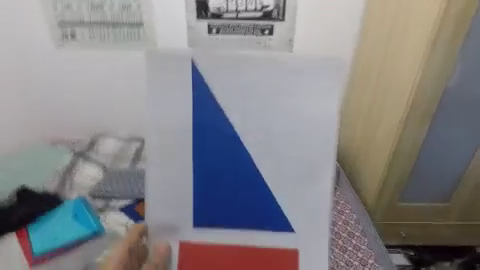
#> input picture frame 20 of archive/Test_Outside.mp4, 480 x 270 px
$ python Task1_Trial2.py   (older library calls are emulated)
#> lines starting #> are read from the running program, lines starting #| are printed output that depends on the picture; after the words box and inside, x2 and y2 are one past the last pixel; in counts of white or black regions, pixels touching at a corner belong together
#THIS ALGORITHM WORKS SIMILARLY AS THE 1ST BUT RATHER THAN COMPARING THE CONTOUR
#VALUES WITH A PARTICULAR VALUE, THIS COMPARES RED, GREEN AND BLUE WITH EACH OTHER
# AND THEN DETECTING SHAPES

import cv2
import numpy as np
from PIL import Image, ImageEnhance

# This detects each and every edge like even small shapes and declares them as either
# triangle or rectangle. So using the same algorithm cannot work in this case and that's why I ignore any area
# that is less than a certain value

# So what I did, I calculated all the areas and then ignored the ones smaller than
# a value and then run agains the same algorithm. This ensured that the last algorithm is still used


#cap=cv2.VideoCapture(0)
cap = cv2.VideoCapture('Test_Outside.mp4')

cap.set(3,320)
cap.set(4,240)
# If use an image, then not infinite loop and also use imread instead of Frame

scale=2
#HSV better than RGB, Each value in HSV are format, but in RGB these are dependent. V- Color Value, S - Satuation like intensity and H - hue -This dictates the color
# This function are responsible for filtering colour
lower_red=np.array([150,150,50])
upper_red=np.array([180,255,255])
# You can apply filters which literally just blurs the images, thus ignoring any distrurbances
lower_blue = np.array([110,50,50])
upper_blue = np.array([130,255,255])

lower_yellow=np.array([20, 100, 100])
upper_yellow=np.array([30, 255, 255])

def changeFrameColour(lower_value,upper_value):
    hsv=cv2.cvtColor(frame,cv2.COLOR_BGR2HSV)
    mask=cv2.inRange(hsv,lower_value,upper_value)
    res=cv2.bitwise_and(frame,frame,mask=mask)
    median_value=cv2.medianBlur(res,15)
    return median_value

def areaCalculate(median_value):
    edges=cv2.Canny(median_value,100,200)
    canny2, contours, hierarchy = cv2.findContours(edges,cv2.RETR_EXTERNAL,cv2.CHAIN_APPROX_SIMPLE)

    for plc,contour in enumerate(contours):
        area=cv2.contourArea(contour)
        return area
    if('area' not in locals()):
        return 0

def shapeIdentifier(median_value,name_tri,name_rectangle):
        edges=cv2.Canny(median_value,100,200)
        canny2, contours, hierarchy = cv2.findContours(edges,cv2.RETR_EXTERNAL,cv2.CHAIN_APPROX_SIMPLE)

        for i in range(0,len(contours)):
            #approximate the contour with accuracy proportional to
            #the contour perimeter
            approx = cv2.approxPolyDP(contours[i],cv2.arcLength(contours[i],True)*0.1,True)
            #Skip small or non-convex objects
            if(abs(cv2.contourArea(contours[i]))<200 or not(cv2.isContourConvex(approx))):
                continue

            #triangle
            if(len(approx)<=3):
                x,y,w,h = cv2.boundingRect(contours[i])
                cv2.putText(frame,name_tri,(x,y),cv2.FONT_HERSHEY_SIMPLEX,scale,(255,255,255),2,cv2.LINE_AA)
                cv2.rectangle(frame,(x,y),(x+w,y+h),(255,0,0),2)
                cv2.imshow('edges',edges)
                #cv2.imshow('m',median_value)
                print("TRIANGLE")

            elif(len(approx)>=4):
                vtc = len(approx)
                x,y,w,h = cv2.boundingRect(contours[i])
                #Rectangle
                if(vtc>=4):
                    cv2.putText(frame,name_rectangle,(x,y),cv2.FONT_HERSHEY_SIMPLEX,scale,(255,255,255),2,cv2.LINE_AA)
                    cv2.rectangle(frame,(x,y),(x+w,y+h),(255,0,0),2)
                    cv2.imshow('edges',edges)
            else:
                None

while True:
    _,frame=cap.read() #'_' is a value returned to this function, but we don't care about that value
#> frame is the input picture: shape (270, 480, 3); mean B, G, R 134.7, 131.8, 133.8

    if (frame.all()!=None):
        frame=Image.fromarray(frame)
        enhancer = ImageEnhance.Contrast(frame)

        factor =  1 #CHANG FOR CONTRAST
        image=enhancer.enhance(factor)
        #frame = np.array(image).reshape((image.height, image.width,3))

        enhancer=ImageEnhance.Brightness(image)

        factor =  1 #CHANGE FOR BRIGHTNESS
        image=enhancer.enhance(factor)
        frame = np.array(image).reshape((image.height, image.width,3))

        enhancer=ImageEnhance.Sharpness(image)
        factor =  1 #CHANGE FOR SHARPNESS
        image=enhancer.enhance(factor)
        frame = np.array(image).reshape((image.height, image.width,3))


        median_red=changeFrameColour(lower_red,upper_red)
#> in changeFrameColour, `hsv=cv2.cvtColor(frame,cv2.COLOR_BGR2HSV)`: hsv: shape (270, 480, 3); mean H, S, V 89.6, 47.2, 145.3
#> in changeFrameColour, `mask=cv2.inRange(hsv,lower_value,upper_value)`:
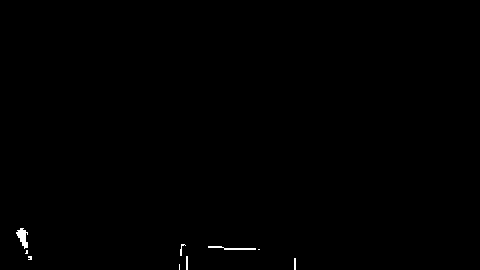
#> mask: shape (270, 480); 0.26% white; 9 white regions (4 under 20 px), largest, box (x1, y1, x2, y2) and area: (16, 228, 28, 249) 139, (208, 246, 256, 250) 94, (186, 256, 188, 270) 28, (180, 244, 186, 256) 25, (294, 258, 296, 270) 24
        area_red=areaCalculate(median_red)
#> in areaCalculate, `edges=cv2.Canny(median_value,100,200)`:
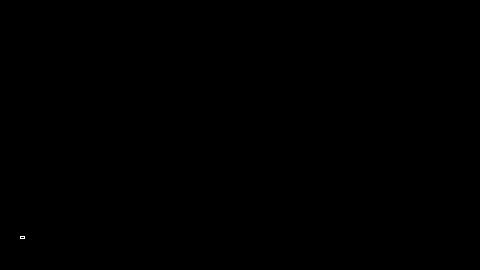
#> edges: shape (270, 480); 0.01% white in thin lines or dots, all inside (x1, y1, x2, y2) = (20, 236, 25, 239)
#> in areaCalculate, `canny2, contours, hierarchy = cv2.findContours(edges,cv2.RETR_EXTERNAL..`: contours = [[[20, 236], [20, 238], [24, 238], [24, 236]]]
#> the loop in areaCalculate, `for plc,contour in enumerate(contours):` made 1 pass
#> (plc, contour, area) on pass 1: (0, [[20, 236], [20, 238], [24, 238], [24, 236]], 8)
#> area_red = 8

        median_blue=changeFrameColour(lower_blue,upper_blue)
#> in changeFrameColour (call 2), `mask=cv2.inRange(hsv,lower_value,upper_value)`:
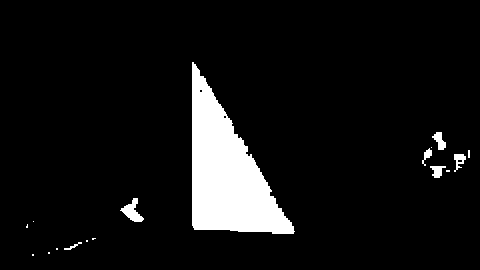
#> mask: shape (270, 480); 7.6% white; 17 white regions (10 under 20 px), largest, box (x1, y1, x2, y2) and area: (192, 62, 295, 234) 9009, (120, 198, 144, 222) 267, (432, 132, 446, 150) 139
#> in changeFrameColour (call 2), `res=cv2.bitwise_and(frame,frame,mask=mask)`:
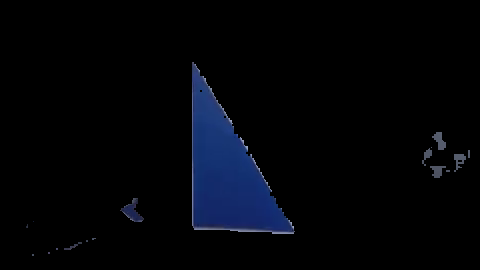
#> res: shape (270, 480, 3); mean B, G, R 8.5, 4.1, 2.5
        area_blue=areaCalculate(median_blue)
#> in areaCalculate (call 2), `edges=cv2.Canny(median_value,100,200)`:
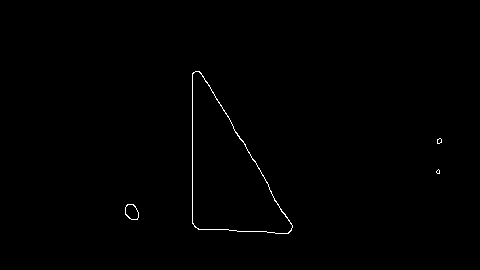
#> edges: shape (270, 480); 0.42% white in thin lines or dots, all inside (x1, y1, x2, y2) = (125, 71, 442, 234)
#> in areaCalculate (call 2), `canny2, contours, hierarchy = cv2.findContours(edges,cv2.RETR_EXTERNAL..`: contours = 4 contours, 2 with area under 20; largest, box (x1, y1, x2, y2) and area: (192, 71, 293, 234) 8822, (125, 204, 139, 220) 158
#> the loop in areaCalculate, `for plc,contour in enumerate(contours):` made 1 pass
#> (plc, area) on pass 1: (0, 158.5)
#> area_blue = 158.5

        median_yellow=changeFrameColour(lower_yellow,upper_yellow)
#> in changeFrameColour (call 3), `mask=cv2.inRange(hsv,lower_value,upper_value)`: mask: shape (270, 480); 0% white in thin lines or dots, all inside (x1, y1, x2, y2) = (364, 191, 379, 200)
#> in changeFrameColour (call 3), `median_value=cv2.medianBlur(res,15)`: median_value: shape (270, 480, 3); every value is 0
        area_yellow=areaCalculate(median_yellow)
#> in areaCalculate (call 3), `edges=cv2.Canny(median_value,100,200)`: edges: shape (270, 480); every value is 0
#> area_yellow = 0

        #Using elif instead of multiple If's as the program should detect only one colour at a time
        if(area_red==max(area_red,area_blue)): #MAKE THE CONDITION THAT ONLY DETECT ONE COLOUR  AT TIME , X==1 AND Y!=1 AND Z!=1
            median_value=median_red
            shapeIdentifier(median_value,'TRI_R','RECT_R')
            cv2.imshow('m',median_red)
        if(area_blue==max(area_red,area_blue)):
            #cv2.imshow('median',median_blue)
            median_value=median_blue
            shapeIdentifier(median_value,'TRI_B','RECT_B')
#> the loop in shapeIdentifier, `for i in range(0,len(contours)):` made 4 passes
#> (approx, x, y, w, h) on pass 4: ([[193, 72], [192, 223], [288, 233]], 192, 71, 101, 163)
#> approx on passes 1 to 3: [[127, 204], [125, 214], [137, 219], [135, 206]], [[438, 169], [436, 171], [437, 173], [439, 173]], [[440, 138], [437, 139], [437, 143], [441, 142]]
#| TRIANGLE
#> after the loop in shapeIdentifier, `for i in range(0,len(contours)):`:
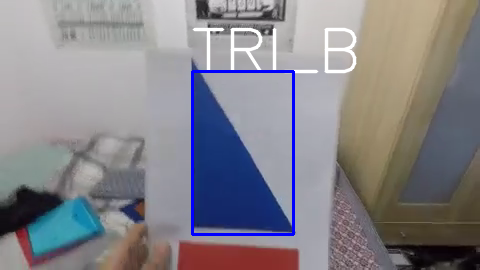
#> frame: shape (270, 480, 3); 2.82% of pixels changed, all inside (x1, y1, x2, y2) = (191, 27, 357, 236)
            cv2.imshow('m',median_blue)
    # [5 lines of commented-out code are left out]

        else:
            None

        cv2.imshow('frame',frame)
        cv2.waitKey(1)

cap.release()
cv2.destroyAllWindows()

$ run again, starting later in the video
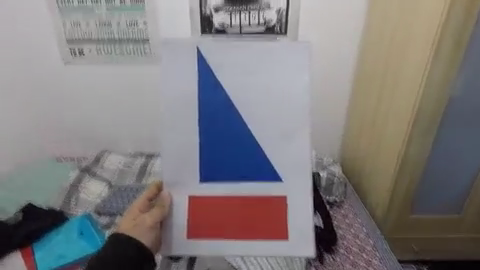
#> input picture frame 92 of archive/Test_Outside.mp4, 480 x 270 px
#> frame is the input picture: shape (270, 480, 3); mean B, G, R 125, 123.7, 127
#> hsv: shape (270, 480, 3); mean H, S, V 88.9, 46.6, 136.4
#> in changeFrameColour, `mask=cv2.inRange(hsv,lower_value,upper_value)`:
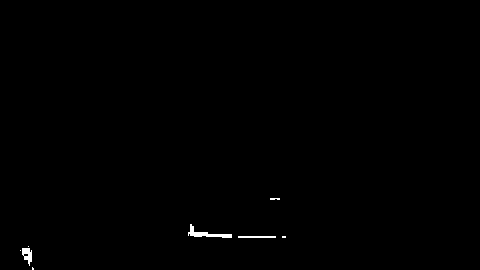
#> mask: shape (270, 480); 0.32% white; 8 white regions (5 under 20 px), largest, box (x1, y1, x2, y2) and area: (188, 224, 232, 238) 198, (22, 248, 32, 266) 111, (238, 236, 276, 238) 76
#> median_value: shape (270, 480, 3); every value is 0
#> edges: shape (270, 480); every value is 0
#> in areaCalculate, `canny2, contours, hierarchy = cv2.findContours(edges,cv2.RETR_EXTERNAL..`: contours = []
#> area_red = 0
#> mask: shape (270, 480); 5.6% white; 11 white regions (6 under 20 px), largest, box (x1, y1, x2, y2) and area: (196, 49, 284, 184) 5614, (428, 136, 468, 206) 1366, (436, 184, 468, 204) 139, (470, 166, 478, 178) 33, (58, 264, 74, 270) 32
#> edges: shape (270, 480); 0.47% white in thin lines or dots, all inside (x1, y1, x2, y2) = (197, 56, 467, 199)
#> in areaCalculate (call 2), `canny2, contours, hierarchy = cv2.findContours(edges,cv2.RETR_EXTERNAL..`: contours = 2 contours; box (x1, y1, x2, y2) and area: (197, 56, 281, 184) 5808, (432, 137, 467, 199) 1379
#> the loop in areaCalculate, `for plc,contour in enumerate(contours):` made 1 pass
#> (plc, area) on pass 1: (0, 1379)
#> area_blue = 1379
#> area_yellow = 0
#> the loop in shapeIdentifier, `for i in range(0,len(contours)):` made 2 passes
#> (approx, x, y, w, h) on passes 1 to 2: ([[458, 137], [432, 198], [466, 172]], 432, 137, 35, 62), ([[199, 56], [198, 177], [277, 181]], 197, 56, 84, 128)
#> (printed output is left out)
#> after the loop in shapeIdentifier, `for i in range(0,len(contours)):`:
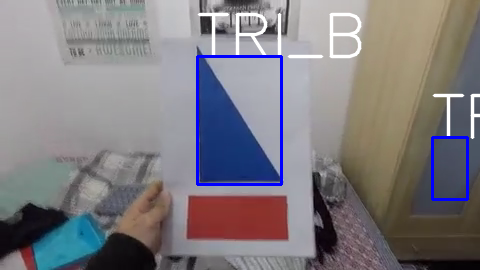
#> frame: shape (270, 480, 3); 3.53% of pixels changed, all inside (x1, y1, x2, y2) = (196, 12, 480, 201)
